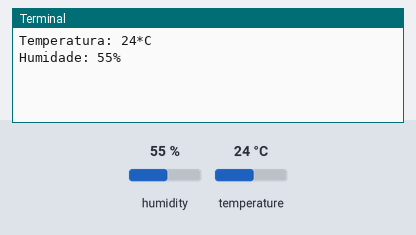
Recording of a program running on a simulated Raspberry Pi (BCM pin numbers). Parts: the last lines printed to the terminal. Inputs (shaded band) come from the test bench; at power-on: humidity 55 %, temperature 24 °C.

Above: at 1.2 s.
1.3 s: humidity set to 22 %
At 3.9 s:
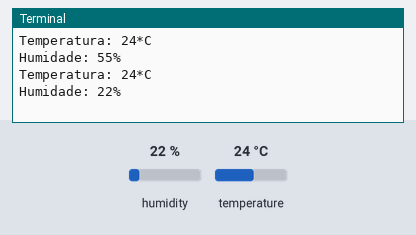
4.3 s: temperature set to 12 °C
At 5.1 s:
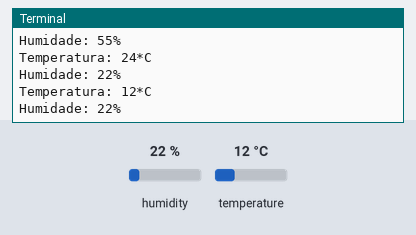
7.3 s: humidity set to 40 %
At 9.9 s:
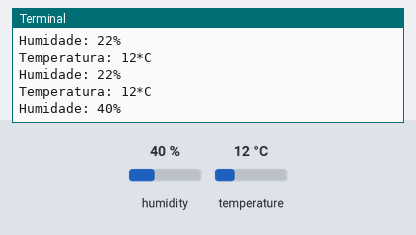
Timing chart, 0 to 11.4 s (numbered marks = the images above; inputs shaded):
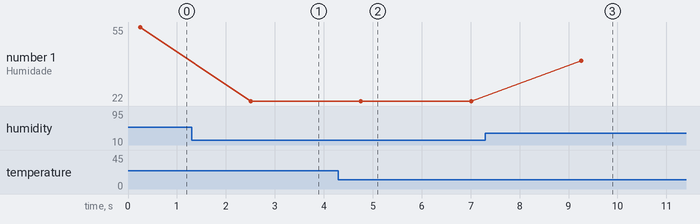

Measured:
- after the input at 1.3 s, the terminal: prints a new line after 1.2 s (image 1)
- after the input at 4.3 s, the terminal: prints a new line after 0.46 s (image 2)
- after the input at 7.3 s, the terminal: prints a new line after 2.0 s (image 3)
- plotted number 1: 55 → 22 after the input at 1.3 s, 22 → 40 after the input at 7.3 s

The program:

2_dht11_dht22.py
```python
from sqlite3 import adapt
from time import sleep
import board  # Utilizaremos a pinagem GPIO
import adafruit_dht

# Criamos o sensor como sendo o DHT11 conectado ao GPIO21
sensor = adafruit_dht.DHT11(board.D21)

while True:
    try:
        temp = sensor.temperature  # Lê temperatura
        humidade = sensor.humidity  # Lê Humidade
        print(f"Temperatura: {temp}*C \nHumidade: {humidade}%")
        sleep(2)  # Delay 2 segundos por medição

    except Exception as e:
        print("Não foi possivel ler dados\nTentar novamente em 3 segundos")
        sleep(3)
```
